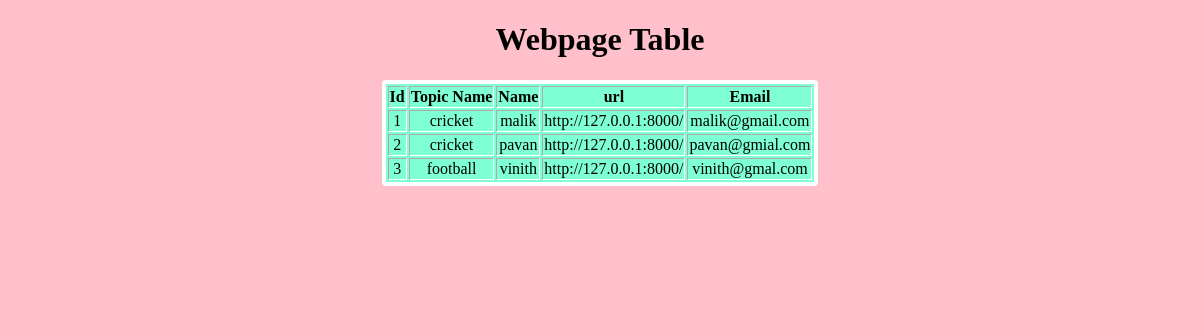
The app's page /displaywebpage/ with its own data.
### app/models.py (models this page shows, shortened)
class Webpage(models.Model):
    id = models.IntegerField(primary_key=True)
    topic_name = models.ForeignKey(Topic,on_delete=models.CASCADE)
    name = models.CharField(max_length=40)
    url = models.URLField()
    email = models.EmailField()

class Topic(models.Model):
    topic_name = models.CharField(max_length=20,primary_key=True)
    def __str__(self):
        return self.topic_name

### app/views.py (the view)
# urls.py: path("displaywebpage/",display_webpage,name="display_webpage"),
def display_webpage(req):
    LWO = Webpage.objects.all()
    d={'LWO':LWO}
    return render(req,'display_webpage.html',d)

### templates/display_webpage.html (shortened to what this page needs)
{% load static %}
<!DOCTYPE html>
<html lang="en">
<head>
    <link rel="stylesheet" href="{% static 'css/c1.css' %}">
</head>
<body>
    <center>
        <h1>Webpage Table</h1>
        <table border="2px">
        <tr>
            <th>Id</th>
            <th>Topic Name</th>
            <th>Name</th>
            <th>url</th>
            <th>Email</th>
        </tr>
        {%for i in LWO%}
            <tr>
                <td>{{i.id}}</td>
                <td>{{i.topic_name}}</td>
                <td>{{i.name}}</td>
                <td>{{i.url}}</td>
                <td>{{i.email}}</td>
            </tr>
        {%endfor%}
    </table>
    </center>
</body>
</html>

### static/css/c1.css (style rules this page uses)
body { background-color: pink; }
table { background-color: aquamarine; border-color: white; border-radius: 4px; border: 4px solid white; text-align: center; }

### records on screen
Webpage: id "1", topic_name "cricket", name "malik", url "http://127.0.0.1:8000/", email "malik@gmail.com"
Webpage: id "2", topic_name "cricket", name "pavan", url "http://127.0.0.1:8000/", email "pavan@gmial.com"
Webpage: id "3", topic_name "football", name "vinith", url "http://127.0.0.1:8000/", email "vinith@gmal.com"
